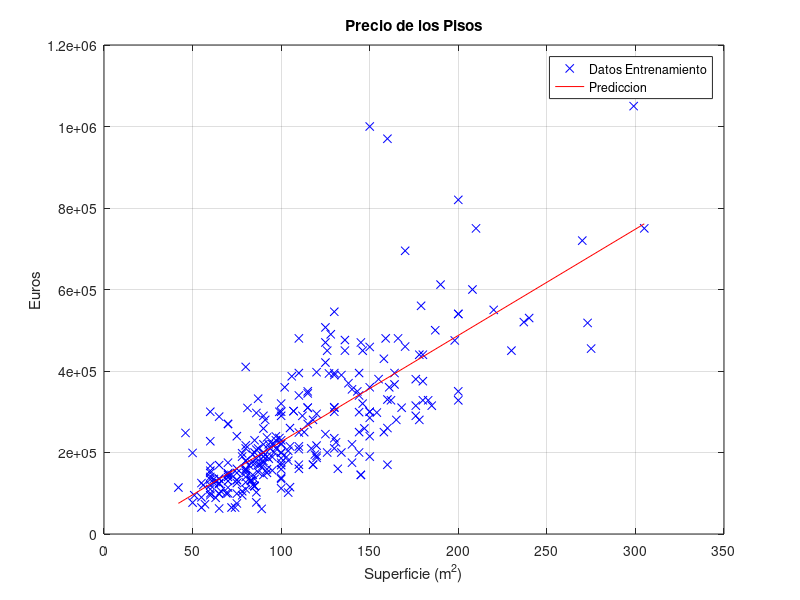
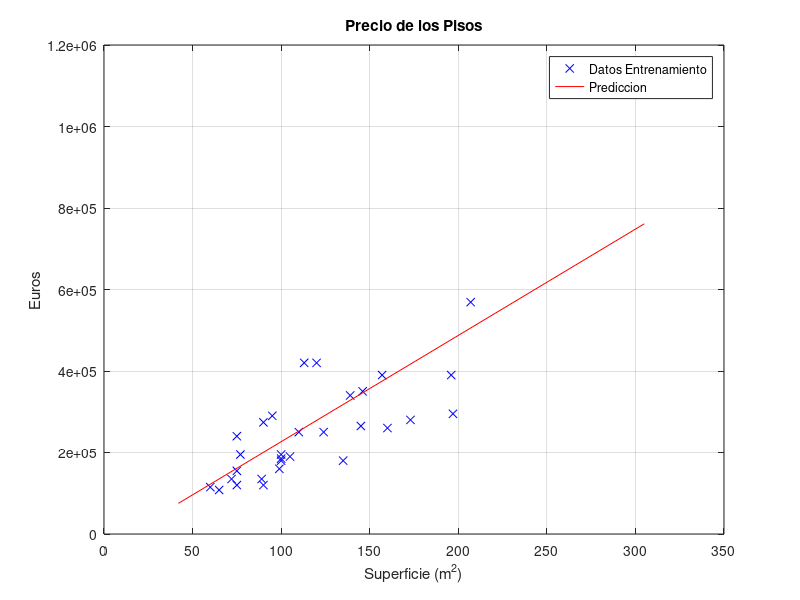

Here is the MATLAB script that generated these plots, in order: (Note: this script raises an error after producing the figures.)
clear
close all
%% Cargar los datos de entrenamiento

data_train = load('PisosTrain.txt');
y_train = data_train(:,3);  % Precio en Euros
x1_train = data_train(:,1); % m^2
x2_train = data_train(:,2); % Habitaciones
N_train = length(y_train);
%% Cargar los datos de test

data_test = load('PisosTest.txt');
y_test = data_test(:,3);  % Precio en Euros
x1_test = data_test(:,1); % m^2
x2_test = data_test(:,2); % Habitaciones
N_test = length(y_test);
%% 2. Regresión monovariable en función de la superficie usando ecuación normal

figure;
plot(x1_train, y_train, 'bx');
title('Precio de los Pisos')
ylabel('Euros'); xlabel('Superficie (m^2)');
grid on; hold on;

X_train = [ones(N_train,1) x1_train];
th = X_train \ y_train;  % Aplicar ecuación normal
fprintf("%2f + %2f*x1\n", th);
Xextr_train = [1 min(x1_train)  % Predicción para los valores extremos
    1 max(x1_train)];
yextr_train = Xextr_train * th;
plot(Xextr_train(:,2), yextr_train, 'r-'); % Dibujo la recta de predicción
xlim([0 350]);
ylim([0 12*10^5]);
legend('Datos Entrenamiento', 'Prediccion')

% Dibujar los datos de test
X_test = [ones(N_test,1) x1_test];

% Gráfica con los datos de test y la recta de predicción calculada
figure;
plot(x1_test, y_test, 'bx');
title('Precio de los Pisos')
ylabel('Euros'); xlabel('Superficie (m^2)');
grid on; hold on;
plot(Xextr_train(:,2), yextr_train, 'r-');
xlim([0 350]);
ylim([0 12*10^5]);
legend('Datos Entrenamiento', 'Prediccion')

% Cálculo del error RMS para los datos de entrenamiento
rmse_train = sqrt(calcularSSE(th,X_train,y_train) / N_train);
fprintf("RMSE Train data: %2f\n", rmse_train);

% Cálculo del error RMS para los datos de test
rmse_test = sqrt(calcularSSE(th,X_test,y_test) / N_test);
fprintf("RMSE Test data: %2f\n", rmse_test);

estimarPrecioMonov = @(x) -34313.387872 + 2608.209435*x;
precio = estimarPrecioMonov(100);
fprintf("Precio piso 100 m2 = %2f\n", precio);
%% 3. Regresión multivariable con ecuación normal

X_train = [ones(N_train,1) x1_train x2_train];

%Normalilzar
N = size(X_train,1);
mu = mean(X_train(:,2:end));
sig = std(X_train(:,2:end));
X_train(:,2:end) = (X_train(:,2:end) - repmat(mu,N,1))./ repmat(sig,N,1);

th = X_train \ y_train;  % Aplicar ecuación normal
yest_train = X_train * th;

%Des-normalizar
th(2:end) = th(2:end)./sig';
th(1) = th(1)-(mu * th(2:end));
fprintf("%2f + %2f*x1 + %2f*x2\n", th);

% Dibujar los puntos de entrenamiento y su valor estimado
figure;
plot3(x1_train, x2_train, y_train, '.r', 'markersize', 20);
axis vis3d; hold on;
plot3([x1_train x1_train]' , [x2_train x2_train]' , [y_train yest_train]', '-b');

% Generar una retícula de np x np puntos para dibujar la superficie
np = 20;
ejex1 = linspace(min(x1_train), max(x1_train), np)';
ejex2 = linspace(min(x2_train), max(x2_train), np)';
[x1g,x2g] = meshgrid(ejex1, ejex2);
x1g = x1g(:); %Los pasa a vectores verticales
x2g = x2g(:);

% Calcula la salida estimada para cada punto de la retícula
Xg = [ones(size(x1g)), x1g, x2g];
yg = Xg * th;

% Dibujar la superficie estimada
surf(ejex1, ejex2, reshape(yg,np,np)); grid on;
title('Precio de los Pisos')
zlabel('Euros'); xlabel('Superficie (m^2)'); ylabel('Habitaciones');

X_test = [ones(N_test,1) x1_test x2_test];

% Cálculo del error RMS para los datos de entrenamiento
rmse_train = sqrt(calcularSSE(th,X_train,y_train) / N_train);
fprintf("RMSE Train data: %2f\n", rmse_train);

% Cálculo del error RMS para los datos de test
rmse_test = sqrt(calcularSSE(th,X_test,y_test) / N_test);
fprintf("RMSE Test data: %2f\n", rmse_test);

estimarPrecioMultiv = @(x1,x2) -12132.908900 + 3028.744415*x1 - 18852.830946*x2;
precio2 = estimarPrecioMultiv(100,2);
precio3 = estimarPrecioMultiv(100,3);
precio4 = estimarPrecioMultiv(100,4);
precio5 = estimarPrecioMultiv(100,5);

fprintf("Precio piso 100 m2 = %2f\n", precio2);
fprintf("Precio piso 100 m2 = %2f\n", precio3);
fprintf("Precio piso 100 m2 = %2f\n", precio4);
fprintf("Precio piso 100 m2 = %2f\n", precio5);
%% 4.Regresión monovariable en función de la superficie con descenso de gradiente

X_train = [ones(N_train,1) x1_train];
th = [0 0]';  % valores cualquiera de theta
alpha = 0.0000001;

figure;
hold on;
title('Evolución de la función de coste')
ylabel('Función de coste'); xlabel('Iteración');
xlim([0 50]);

% Aplicar descenso de gradiente
[J1,grad] = costeL2(th, X_train, y_train);
i=1;
plot(i,J1,'ro');
th = th - alpha*grad;
[J2,grad] = costeL2(th, X_train, y_train);
while (J2 < J1)
    J1 = J2;
    i = i+1;
    if(i < 50)
        plot(i,J1,'ro');
    end
    th = th - alpha*grad;
    [J2,grad] = costeL2(th, X_train, y_train);
end
fprintf("%2f + %2f*x1\n", th);

X_test = [ones(N_test,1) x1_test];

% Cálculo del error RMS para los datos de entrenamiento
rmse_train = sqrt(calcularSSE(th,X_train,y_train) / N_train);
fprintf("RMSE Train data: %2f\n", rmse_train);

% Cálculo del error RMS para los datos de test
rmse_test = sqrt(calcularSSE(th,X_test,y_test) / N_test);
fprintf("RMSE Test data: %2f\n", rmse_test);
%% 5. Regresión multivariable con descenso de gradiente

X_train = [ones(N_train,1) x1_train x2_train];
th = [0 0 0]';  % valores cualquiera de theta
alpha = 0.0000001;

%Normalilzar
N = size(X_train,1);
mu = mean(X_train(:,2:end));
sig = std(X_train(:,2:end));
X_train(:,2:end) = (X_train(:,2:end) - repmat(mu,N,1))./ repmat(sig,N,1);

% Aplicar descenso de gradiente
[J1,grad] = costeL2(th, X_train, y_train);
th = th - alpha*grad;
[J2,grad] = costeL2(th, X_train, y_train);
while (J2 < J1)
    J1 = J2;
    th = th - alpha*grad;
    [J2,grad] = costeL2(th, X_train, y_train);
end

yest_train = X_train * th;

%Des-normalizar
th(2:end) = th(2:end)./sig';
th(1) = th(1)-(mu * th(2:end));
fprintf("%2f + %2f*x1 + %2f*x2\n", th);

% Dibujar los puntos de entrenamiento y su valor estimado
figure;
plot3(x1_train, x2_train, y_train, '.r', 'markersize', 20);
axis vis3d; hold on;
plot3([x1_train x1_train]' , [x2_train x2_train]' , [y_train yest_train]', '-b');

% Generar una retícula de np x np puntos para dibujar la superficie
np = 20;
ejex1 = linspace(min(x1_train), max(x1_train), np)';
ejex2 = linspace(min(x2_train), max(x2_train), np)';
[x1g,x2g] = meshgrid(ejex1, ejex2);
x1g = x1g(:); %Los pasa a vectores verticales
x2g = x2g(:);

% Calcula la salida estimada para cada punto de la retícula
Xg = [ones(size(x1g)), x1g, x2g];
yg = Xg * th;

% Dibujar la superficie estimada
surf(ejex1, ejex2, reshape(yg,np,np)); grid on;
title('Precio de los Pisos')
zlabel('Euros'); xlabel('Superficie (m^2)'); ylabel('Habitaciones');

X_test = [ones(N_test,1) x1_test x2_test];

% Cálculo del error RMS para los datos de entrenamiento
rmse_train = sqrt(calcularSSE(th,X_train,y_train) / N_train);
fprintf("RMSE Data train: %2f\n", rmse_train);

% Cálculo del error RMS para los datos de test
rmse_test = sqrt(calcularSSE(th,X_test,y_test) / N_test);
fprintf("RMSE Data test: %2f\n", rmse_test);

%% 6. Regresión robusta con coste de Huber

X_train = [ones(N_train,1) x1_train x2_train];
th = [0 0 0]';  % valores cualquiera de theta
alpha = 0.000001;

%Normalilzar
N = size(X_train,1);
mu = mean(X_train(:,2:end));
sig = std(X_train(:,2:end));
X_train(:,2:end) = (X_train(:,2:end) - repmat(mu,N,1))./ repmat(sig,N,1);

% Aplicar descenso de gradiente
d = 100000;
[J1,grad] = costeHuber(th, X_train, y_train,d);
th = th - alpha*grad;
[J2,grad] = costeHuber(th, X_train, y_train,d);
while (J2 < J1)
    J1 = J2;
    th = th - alpha*grad;
    [J2,grad] = costeHuber(th, X_train, y_train,d);
end

yest_train = X_train * th;

%Des-normalizar
th(2:end) = th(2:end)./sig';
th(1) = th(1)-(mu * th(2:end));
fprintf("%2f + %2f*x1 + %2f*x2\n", th);

% Dibujar los puntos de entrenamiento y su valor estimado
figure;
plot3(x1_train, x2_train, y_train, '.r', 'markersize', 20);
axis vis3d; hold on;
plot3([x1_train x1_train]' , [x2_train x2_train]' , [y_train yest_train]', '-b');

% Generar una retícula de np x np puntos para dibujar la superficie
np = 20;
ejex1 = linspace(min(x1_train), max(x1_train), np)';
ejex2 = linspace(min(x2_train), max(x2_train), np)';
[x1g,x2g] = meshgrid(ejex1, ejex2);
x1g = x1g(:); %Los pasa a vectores verticales
x2g = x2g(:);

% Calcula la salida estimada para cada punto de la retícula
Xg = [ones(size(x1g)), x1g, x2g];
yg = Xg * th;

% Dibujar la superficie estimada
surf(ejex1, ejex2, reshape(yg,np,np)); grid on;
title('Precio de los Pisos')
zlabel('Euros'); xlabel('Superficie (m^2)'); ylabel('Habitaciones');

X_test = [ones(N_test,1) x1_test x2_test];

% Cálculo del error RMS para los datos de entrenamiento
rmse_train = sqrt(calcularSSE(th,X_train,y_train) / N_train);
fprintf("RMSE Data train: %2f\n", rmse_train);

% Cálculo del error RMS para los datos de test
rmse_test = sqrt(calcularSSE(th,X_test,y_test) / N_test);
fprintf("RMSE Data test: %2f\n", rmse_test);